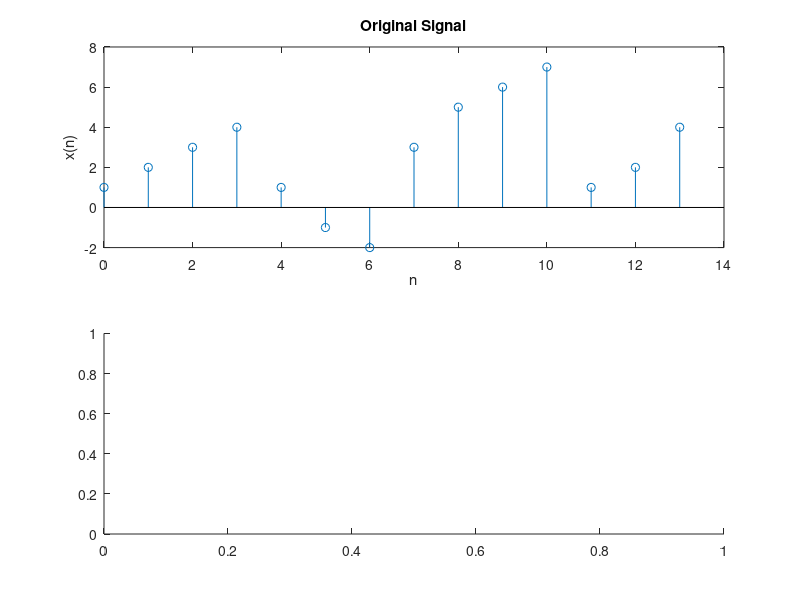

Source code (MATLAB): (Note: this script raises an error after producing the figure.)
%downsampling of the signal
clear all;
close all;
clc;
xn=[1 2 3 4 1 -1 -2 3 5 6 7 1 2 4];
N=length(xn);
n=0:1:N-1;
subplot(2,1,1)
stem(n,xn);
xlabel('n');
ylabel('x(n)');
title('Original Signal');
a=input('enter the downsample factor');
x1=xn(1:a:N);
n1=1:1:N/a;
subplot(2,1,2)
stem(n1,x1);
xlabel('n');
ylabel('x1');
title('Signal after downsampling..');